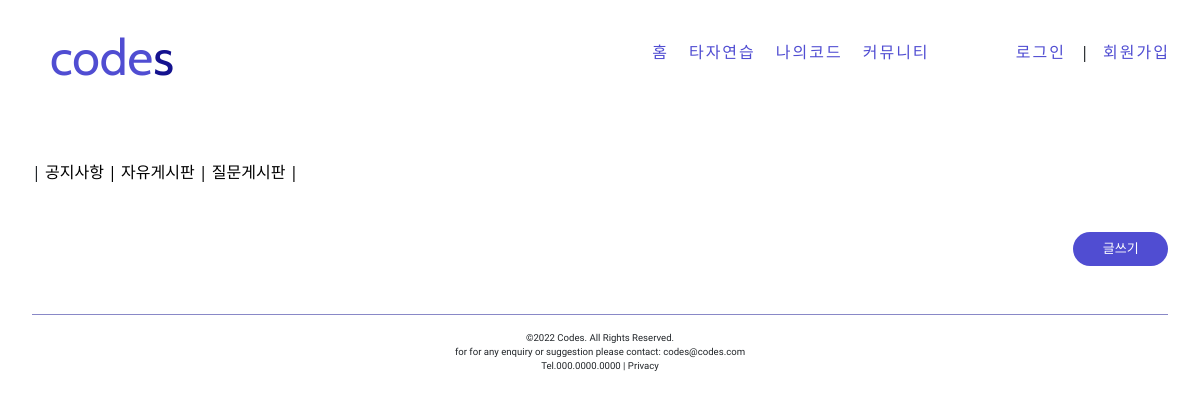
/board/list/, run on an earlier commit of the app's database.
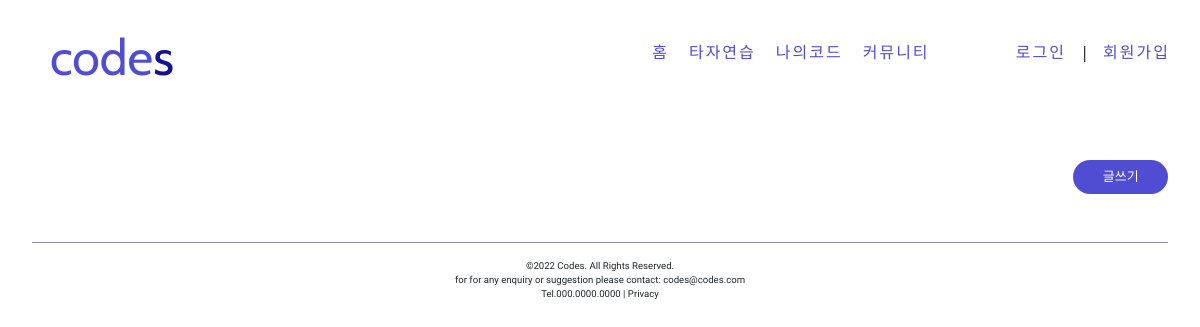
And on a later commit of the database.
### boardapp/models.py (models this page shows, shortened)
class PostCategory(models.Model):
    post_category_id = models.AutoField(primary_key=True)
    post_category = models.CharField(max_length=32, null=False)

### boardapp/views.py (the view)
# urls.py: path('list/', CategoryListView.as_view(), name='list'),
class CategoryListView(ListView):
    model = PostCategory
    context_object_name = 'category_list'
    template_name = 'boardapp/list.html'
    paginate_by = 10

### boardapp/templates/boardapp/list.html (shortened to what this page needs)
{% extends 'base.html' %}
{% block content %}
<div style="margin-top: 5rem; margin-left: 2rem">
    {% if category_list %}
    <div style="text-align: left;margin-left: auto; margin-right: auto;"> |
    {% for list in category_list %}
        <a href="{% url 'boardapp:detail' pk=list.pk %}" style="text-decoration: none;color:black;">
                <div style="display: inline-block">
                    {{ list.post_category }} |
                </div>
        </a>
    {% endfor %}
    </div>
    {% endif %}
    <div style="margin-top:3rem; margin-right:2rem; text-align: right">
    <a href="{% url 'postapp:create' %}" class="btn text-white rounded-pill col-1 px-3" style="background-color: #504DD2;font-size: small">
        글쓰기
    </a>
    </div>
</div>
{% endblock %}

What changed in the data, as far as the page shows it:
removed PostCategory: post_category "공지사항"
removed PostCategory: post_category "자유게시판"
removed PostCategory: post_category "질문게시판"
